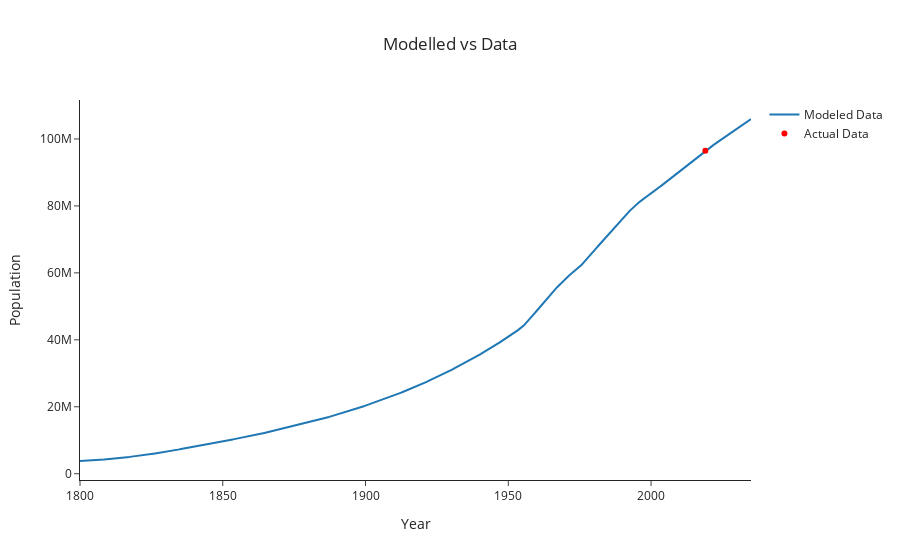

Notebook cell for this chart:
### Code cell
plot_model_vs_actual(
    derived_df_0, targets['total_population'], "total_population", "Population", "Modelled vs Data"
)

### Figure 1 — Plotly figure (JSON) as saved in the notebook; plotly's stock layout.template omitted (floating-point values rounded to 4 significant figures; data arrays with more than 128 entries replaced by an {"elided": "..."} marker saying what was removed)
{"data": [{"mode": "lines", "name": "Modeled Data", "type": "scatter", "x": {"elided": "2351 float values"}, "y": {"elided": "2351 float values"}}, {"marker": {"color": "red"}, "mode": "markers", "name": "Actual Data", "type": "scatter", "x": [2019], "y": [96484000]}], "layout": {"title": {"text": "Modelled vs Data", "x": 0.5}, "xaxis": {"title": {"text": "Year"}}, "yaxis": {"title": {"text": "Population"}}}}
